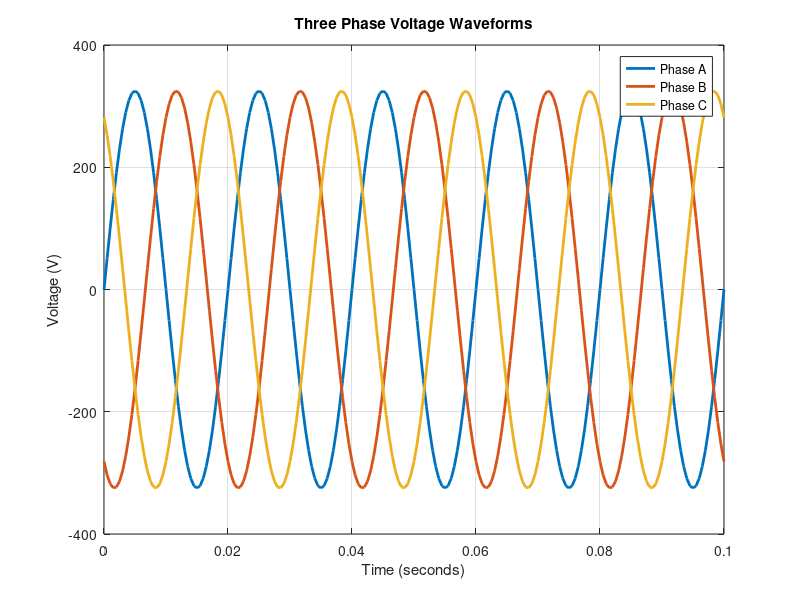

Write the MATLAB code that produced this figure.
clc
clear
% System parameters
f = 50;              % Frequency
Vm = 325;            % Peak voltage
fs = 2000;           % Sampling frequency
t = 0:1/fs:0.1;      % Time vector
% Three phase voltages
Va = Vm*sin(2*pi*f*t);
Vb = Vm*sin(2*pi*f*t - 2*pi/3);
Vc = Vm*sin(2*pi*f*t + 2*pi/3);
% Plot the waveforms
plot(t,Va,'LineWidth',2)
hold on
plot(t,Vb,'LineWidth',2)
plot(t,Vc,'LineWidth',2)
xlabel('Time (seconds)')
ylabel('Voltage (V)')
title('Three Phase Voltage Waveforms')
legend('Phase A','Phase B','Phase C')
grid on
